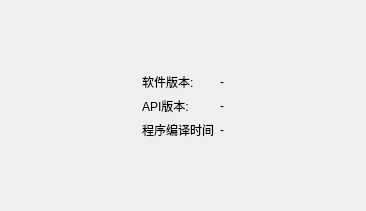
<?xml version="1.0" encoding="UTF-8"?>
<ui version="4.0">
 <class>VersionCommonDlg</class>
 <widget class="QDialog" name="VersionCommonDlg">
  <property name="geometry">
   <rect>
    <x>0</x>
    <y>0</y>
    <width>366</width>
    <height>211</height>
   </rect>
  </property>
  <property name="windowTitle">
   <string>Dialog</string>
  </property>
  <layout class="QGridLayout" name="gridLayout_2">
   <item row="0" column="0">
    <spacer name="verticalSpacer_4">
     <property name="orientation">
      <enum>Qt::Vertical</enum>
     </property>
     <property name="sizeHint" stdset="0">
      <size>
       <width>20</width>
       <height>63</height>
      </size>
     </property>
    </spacer>
   </item>
   <item row="1" column="0">
    <layout class="QHBoxLayout" name="horizontalLayout_3">
     <item>
      <spacer name="horizontalSpacer_5">
       <property name="orientation">
        <enum>Qt::Horizontal</enum>
       </property>
       <property name="sizeHint" stdset="0">
        <size>
         <width>40</width>
         <height>20</height>
        </size>
       </property>
      </spacer>
     </item>
     <item>
      <layout class="QGridLayout" name="gridLayout">
       <item row="1" column="0">
        <widget class="QLabel" name="label_2">
         <property name="text">
          <string>API版本:</string>
         </property>
        </widget>
       </item>
       <item row="0" column="0">
        <widget class="QLabel" name="label">
         <property name="text">
          <string>软件版本:</string>
         </property>
        </widget>
       </item>
       <item row="0" column="1" colspan="2">
        <widget class="QLabel" name="label_8">
         <property name="text">
          <string>-</string>
         </property>
        </widget>
       </item>
       <item row="1" column="1" colspan="2">
        <widget class="QLabel" name="label_9">
         <property name="text">
          <string>-</string>
         </property>
        </widget>
       </item>
       <item row="2" column="0">
        <widget class="QLabel" name="label_4">
         <property name="text">
          <string>程序编译时间</string>
         </property>
        </widget>
       </item>
       <item row="2" column="1" colspan="2">
        <widget class="QLabel" name="label_5">
         <property name="text">
          <string>-</string>
         </property>
        </widget>
       </item>
      </layout>
     </item>
     <item>
      <spacer name="horizontalSpacer_6">
       <property name="orientation">
        <enum>Qt::Horizontal</enum>
       </property>
       <property name="sizeHint" stdset="0">
        <size>
         <width>40</width>
         <height>20</height>
        </size>
       </property>
      </spacer>
     </item>
    </layout>
   </item>
   <item row="3" column="0">
    <spacer name="verticalSpacer_3">
     <property name="orientation">
      <enum>Qt::Vertical</enum>
     </property>
     <property name="sizeHint" stdset="0">
      <size>
       <width>20</width>
       <height>62</height>
      </size>
     </property>
    </spacer>
   </item>
  </layout>
 </widget>
 <resources>
  <include location="HTDEMO.qrc"/>
  <include location="HTDEMO.qrc"/>
 </resources>
 <connections/>
</ui>
